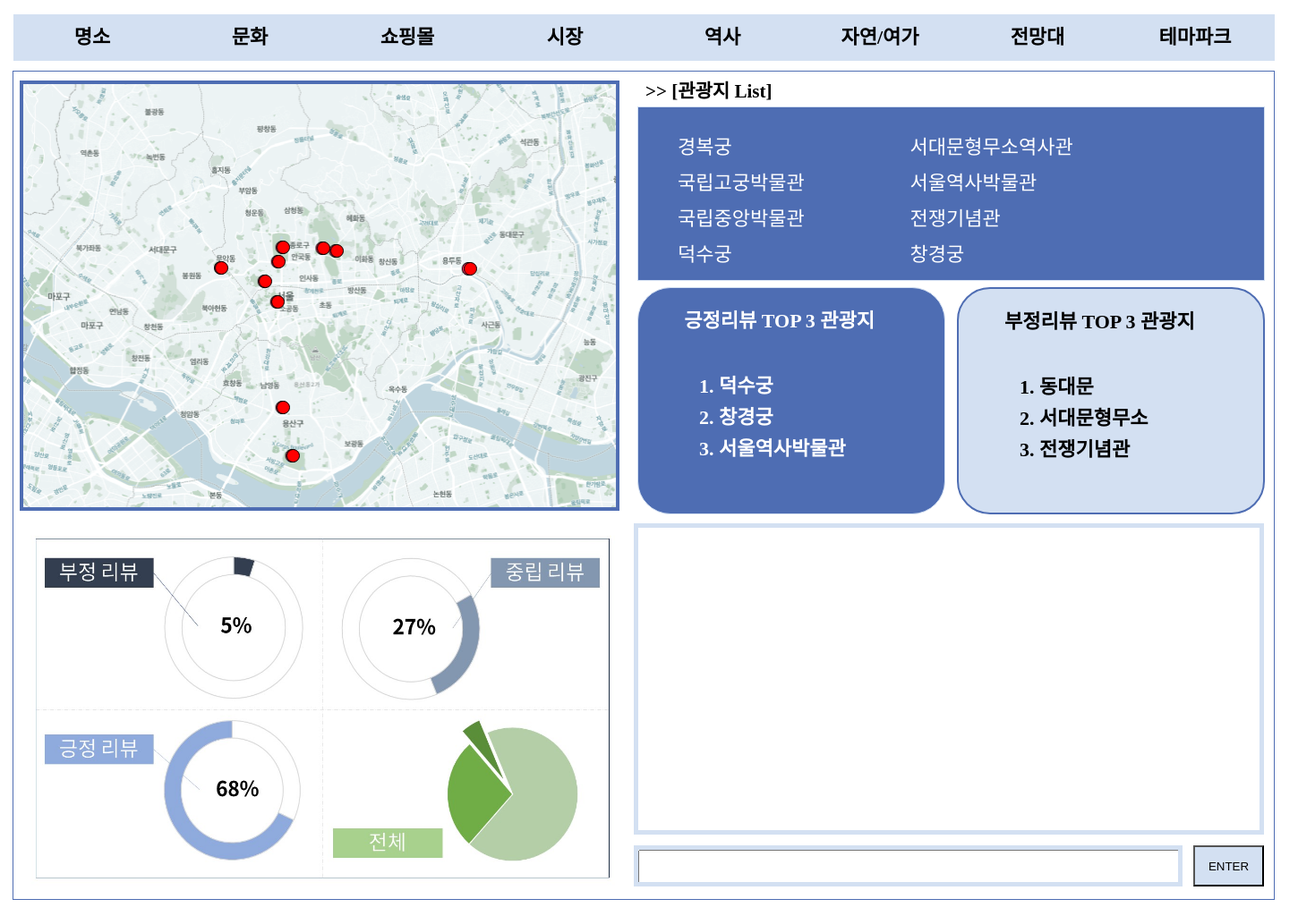
Screenshot of /theme/6/ with the database file from the repository.
### theme/models.py (models this page shows, shortened)
class Theme(models.Model):
    theme_name = models.CharField('theme_name',max_length=250)
    map_img = models.ImageField(blank=False, upload_to='images',null=False)
    graph_img = models.ImageField(blank=False, null=False, upload_to='images')
    good = models.CharField('good_top3',max_length=250)
    bad = models.CharField('bad_top3',max_length=250)
    def good_list(self):
        return self.good.split(',')
    def bad_list(self):
        return self.bad.split(',')

class Place(models.Model):
    place_name = models.CharField('place_name',max_length=250)
    map_img = models.ForeignKey(Theme, on_delete=models.CASCADE)
    point = models.CharField('point',max_length=250)
    graph_img = models.ImageField(blank=False, null=False, upload_to = 'images')
    wordcloud_img = models.ImageField(blank=False, null=False, upload_to = 'images')
    solutions = models.CharField('solutions',max_length=250)
    def get_absolute_url(self):
        return reverse('theme:place_detail', kwargs={'pk':self.id})
    def points(self):
        return self.point.split(',')

### theme/views.py (the view)
# urls.py: path('theme/<int:pk>/', views.ThemeDV.as_view(), name='theme_detail'),
class ThemeDV(DetailView):
    model = Theme
    template_name = 'theme/theme_detail.html'
    context_object_name = 'themes'

### theme/templates/theme/theme_detail.html (shortened to what this page needs)
{% extends 'base.html' %}
{% load static %}
                    {% block contents %}
                    <div class="map_box">
                        <div class="map_img">
                            <img src ="{{ object.map_img.url }}"/>
                            {% for place in object.place_set.all %}
                            <div onclick="location.href='{{ place.get_absolute_url }}';" class='point_circle' style='position:absolute; top: {{place.points.0}}px; left:{{place.points.1}}px;', title='{{ place.place_name }}'></div>
                            {% endfor %}
                        </div>
                    </div>
                    <div class="graph_box">
                        <div class="graph_area">
                            <img src="{{ object.graph_img.url }}" />
                        </div>
                    </div>
                    <div class="placelist_box">
                        <div class="placelist_title">
                            <p style='margin-top: 0%; font-weight: bold; font-size: 21px;'>
                                >> [관광지 List]
                            </p>
                        </div>
                        <div class="placelist_area" id='box_style_deep'>
                            <ul class = 'ul_style'>
                                {% for place in object.place_set.all %}
                                <li><a href='{{ place.get_absolute_url }}' style='text-decoration: none;' class='ul_style'> {{ place.place_name }} </a></li>
                                {% endfor %}
                            </ul>
                        </div>
                    </div>
                    <div class="keyword_box">
                        <div class="good_top_area" style='color: white;'>
                            <div class="top_box"id = "box_style_deep">
                                <span class="top_title">
                                    긍정리뷰 TOP 3 관광지
                                </span>
                                <div class="top3">
                                    <ol>
                                        {% for good in object.good_list %}
                                        <li>{{ good }}</li>
                                        {% endfor %}
                                    </ol>
                                </div>
                            </div>
                        </div>
                        <div class="bad_top_area">
                            <div class="top_box" id='box_style_light'>
                                <span class="top_title" >
                                     부정리뷰 TOP 3 관광지
                                </span>
                                <div class="top3">
                                    <ol>
                                        {% for bad in object.bad_list %}
                                        <li>{{bad}}</li>
                                        {% endfor %}
                                    </ol>
                                </div>
                            </div>
                        </div>
                    </div>
                    {% endblock %}

### theme/static/css/main.css (style rules this page uses)
* { box-sizing: border-box; }
a, a:hover, a:focus, a:active { text-decoration: none; color: inherit; }
body { font-size: 22px; margin: 0 auto; }
.keyword_box { width: 721px; height: 264px; position: absolute; top: 237px; left: 690px; overflow: hidden; }
.bad_top_area { width: 364px; height: 264px; position: absolute; top: 0px; left: 357px; overflow: hidden; }
.top_box { width: 344px; height: 254px; position: absolute; top: 4px; left: 7px; border: 1px solid rgba(0,0,0,1); border-radius: 37px; overflow: hidden; text-align: center; font-weight: bold; }
.top_title { height: 33px; position: absolute; top: 20px; left: 15%; overflow: hidden; line-height: 33px; }
.top3 { width: 243px; height: 150px; position: absolute; top: 70px; left: 50px; margin-top: 0px; line-height: 160%; text-align: left; overflow: hidden; }
.good_top_area { width: 357px; height: 264px; position: absolute; top: 0px; left: 0px; overflow: hidden; }
.placelist_box { width: 721px; height: 237px; position: absolute; top: 0px; left: 690px; overflow: hidden; }
.placelist_area { width: 701px; height: 195px; position: absolute; top: 39px; left: 7px; overflow-y: scroll; text-align: left; }
.ul_style { list-style-type: disc }
ul.ul_style li { color: white; padding: 2px; margin: 2px; width: 250px; display: inline-block ; max-width: 721px; max-height: 237px; text-align: left; }
.placelist_title { width: 690px; height: 34px; position: absolute; top: 5px; left: 16px; overflow: hidden; text-align: left; text-size-adjust: 12px; }
.graph_box { width: 690px; height: 425px; position: absolute; top: 501px; left: 0px; overflow: hidden; }
.graph_area { width: 668px; height: 406px; position: absolute; top: 9px; left: 11px; overflow: hidden; }
div.graph_area img { width: 668px; height: 406px; }
.map_box { width: 690px; height: 501px; position: absolute; top: 0px; left: 0px; overflow: hidden; }
.map_img { width: 674px; height: 485px; position: absolute; top: 10px; left: 7px; overflow: hidden; }
div.map_img img { width: 670px; height: 481px; top:0px; left: 0px; }
.point_circle { width: 15px; height: 15px; border-radius: 75px; background: red; border: 1px solid black; }
#box_style_deep { background: rgba(78,109,179,1); border: 1px solid rgba(211,224,242,1); }
#box_style_light { background: rgba(211,224,242,1); border: 2px solid rgba(78,109,179,1); }

### rows the page displays
Theme: map_img (picture), graph_img (picture)
Place: place_name "경복궁"
Place: place_name "서대문형무소역사관"
Place: place_name "국립고궁박물관"
Place: place_name "서울역사박물관"
Place: place_name "국립중앙박물관"
Place: place_name "전쟁기념관"
Place: place_name "덕수궁"
Place: place_name "창경궁"

### other values shown
{{ good }} "덕수궁" "창경궁" "서울역사박물관"
{{ bad }} "동대문" "서대문형무소" "전쟁기념관"
